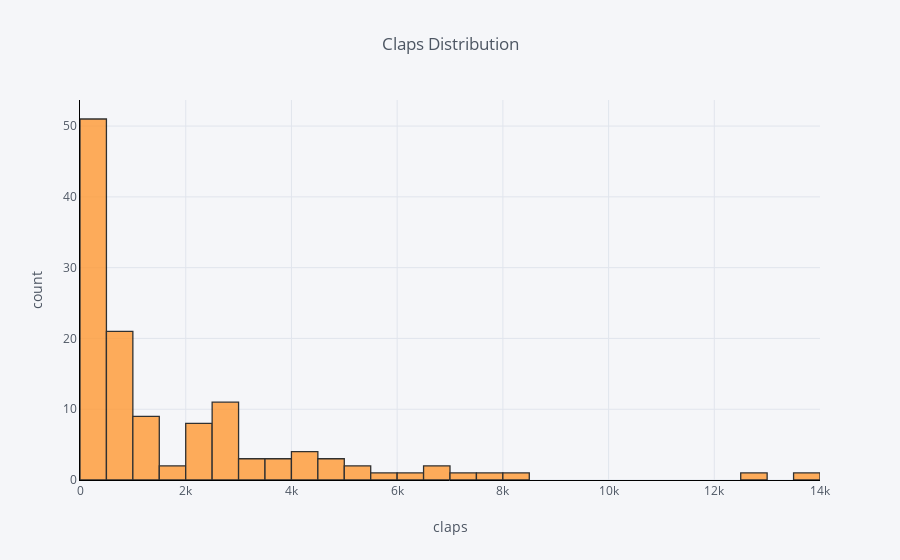

Notebook source saved alongside this figure:
### Markdown cell above
## Histograms

### Code cell
df['claps'].iplot(
    kind='hist',
    bins=30,
    xTitle='claps',
    linecolor='black',
    yTitle='count',
    title='Claps Distribution',
    text = 'Hello'
)

### Figure 1 — Plotly figure (JSON) as saved in the notebook; plotly's stock layout.template omitted (floating-point values rounded to 4 significant figures)
{"data": [{"histfunc": "count", "histnorm": "", "marker": {"color": "rgba(255, 153, 51, 1.0)", "line": {"color": "#000000", "width": 1.3}}, "name": "claps", "nbinsx": 30, "opacity": 0.8, "orientation": "v", "type": "histogram", "uid": "24fa860f-d4ac-446b-8f11-6b44a2d24f92", "x": [2, 18, 50, 0, 0, 0, 73, 234, 2, 0, 682, 58, 5, 7, 87, 23, 4, 113, 8, 17, 8, 4800, 2700, 72, 123, 857, 186, 11, 119, 2000, 4100, 59, 2700, 77, 14, 7000, 1200, 275, 1600, 1600, 1000, 4300, 4980, 12900, 223, 4900, 101, 5900, 548, 895, 6700, 6500, 2700, 1100, 2900, 2600, 2800, 5300, 1300, 1000, 7900, 364, 13500, 4100, 2200, 3900, 6300, 8200, 1300, 5400, 2300, 2700, 2100, 707, 650, 2700, 4100, 822, 830, 3700, 653, 657, 1100, 2800, 3100, 792, 222, 3300, 315, 2500, 976, 2000, 1000, 3200, 651, 2300, 809, 745, 587, 818, 2200, 1300, 630, 2600, 2000, 3600, 440, 728, 893, 205, 529, 121, 361, 31, 0, 24, 0, 5, 6, 0, 424, 443, 412, 329, 309, 75]}], "layout": {"barmode": "overlay", "legend": {"bgcolor": "#F5F6F9", "font": {"color": "#4D5663"}}, "paper_bgcolor": "#F5F6F9", "plot_bgcolor": "#F5F6F9", "title": {"font": {"color": "#4D5663"}, "text": "Claps Distribution"}, "xaxis": {"gridcolor": "#E1E5ED", "linecolor": "black", "showgrid": true, "tickfont": {"color": "#4D5663"}, "title": {"font": {"color": "#4D5663"}, "text": "claps"}, "zerolinecolor": "#E1E5ED"}, "yaxis": {"gridcolor": "#E1E5ED", "linecolor": "black", "showgrid": true, "tickfont": {"color": "#4D5663"}, "title": {"font": {"color": "#4D5663"}, "text": "count"}, "zerolinecolor": "#E1E5ED"}}}
